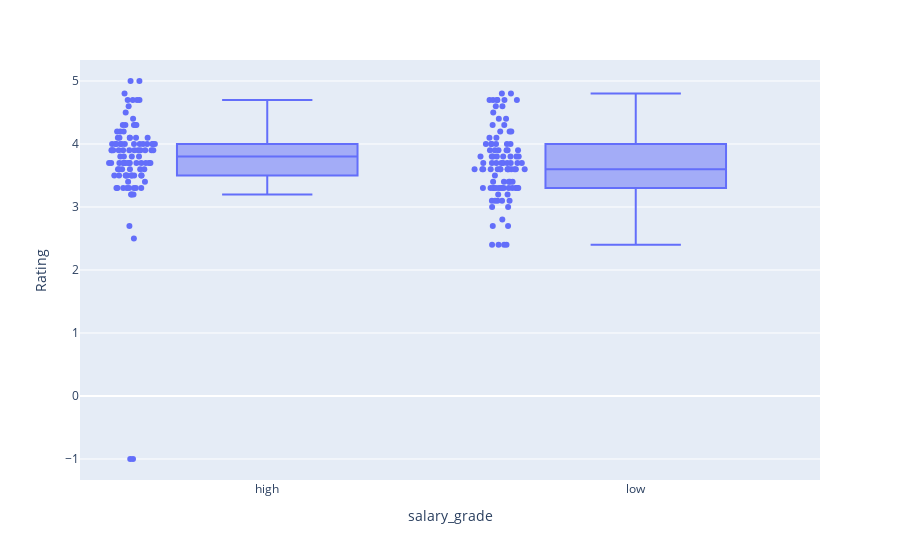

The notebook cell this image was saved under:
### Code cell
fig = px.box(high_low_salary_200, x="salary_grade", y="Rating", points="all")
fig.show()

### Figure 1 — Plotly figure (JSON) as saved in the notebook; plotly's stock layout.template omitted (floating-point values rounded to 4 significant figures; data arrays with more than 128 entries replaced by an {"elided": "..."} marker saying what was removed)
{"data": [{"alignmentgroup": "True", "boxpoints": "all", "hovertemplate": "salary_grade=%{x}<br>Rating=%{y}<extra></extra>", "legendgroup": "", "marker": {"color": "#636efa"}, "name": "", "notched": false, "offsetgroup": "", "orientation": "v", "showlegend": false, "type": "box", "x": {"elided": "200 str values"}, "x0": " ", "xaxis": "x", "y": {"elided": "200 float values"}, "y0": " ", "yaxis": "y"}], "layout": {"boxmode": "group", "legend": {"tracegroupgap": 0}, "margin": {"t": 60}, "xaxis": {"anchor": "y", "domain": [0, 1], "title": {"text": "salary_grade"}}, "yaxis": {"anchor": "x", "domain": [0, 1], "title": {"text": "Rating"}}}}
